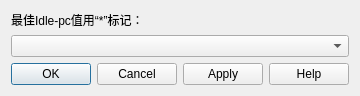
<?xml version="1.0" encoding="UTF-8"?>
<ui version="4.0">
 <class>IdlePCDialog</class>
 <widget class="QDialog" name="IdlePCDialog">
  <property name="geometry">
   <rect>
    <x>0</x>
    <y>0</y>
    <width>446</width>
    <height>100</height>
   </rect>
  </property>
  <property name="windowTitle">
   <string>Idle-PC测试值</string>
  </property>
  <property name="modal">
   <bool>true</bool>
  </property>
  <layout class="QGridLayout" name="gridLayout">
   <property name="sizeConstraint">
    <enum>QLayout::SetFixedSize</enum>
   </property>
   <item row="0" column="0">
    <widget class="QLabel" name="uiLabel">
     <property name="text">
      <string>最佳Idle-pc值用“*”标记：</string>
     </property>
    </widget>
   </item>
   <item row="1" column="0">
    <widget class="QComboBox" name="uiComboBox"/>
   </item>
   <item row="2" column="0">
    <widget class="QDialogButtonBox" name="uiButtonBox">
     <property name="orientation">
      <enum>Qt::Horizontal</enum>
     </property>
     <property name="standardButtons">
      <set>QDialogButtonBox::Apply|QDialogButtonBox::Cancel|QDialogButtonBox::Help|QDialogButtonBox::Ok</set>
     </property>
    </widget>
   </item>
  </layout>
 </widget>
 <resources/>
 <connections>
  <connection>
   <sender>uiButtonBox</sender>
   <signal>accepted()</signal>
   <receiver>IdlePCDialog</receiver>
   <slot>accept()</slot>
   <hints>
    <hint type="sourcelabel">
     <x>248</x>
     <y>254</y>
    </hint>
    <hint type="destinationlabel">
     <x>157</x>
     <y>274</y>
    </hint>
   </hints>
  </connection>
  <connection>
   <sender>uiButtonBox</sender>
   <signal>rejected()</signal>
   <receiver>IdlePCDialog</receiver>
   <slot>reject()</slot>
   <hints>
    <hint type="sourcelabel">
     <x>316</x>
     <y>260</y>
    </hint>
    <hint type="destinationlabel">
     <x>286</x>
     <y>274</y>
    </hint>
   </hints>
  </connection>
 </connections>
</ui>
